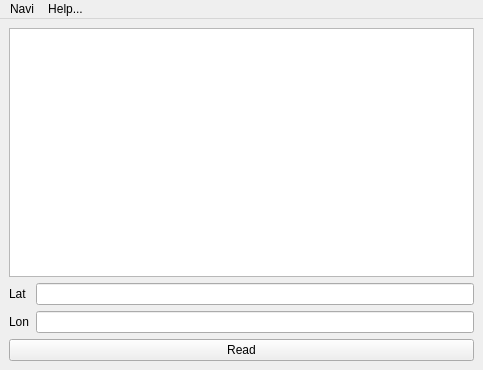
<?xml version="1.0" encoding="UTF-8"?>
<ui version="4.0">
 <class>NaviMain</class>
 <widget class="QMainWindow" name="NaviMain">
  <property name="geometry">
   <rect>
    <x>0</x>
    <y>0</y>
    <width>483</width>
    <height>370</height>
   </rect>
  </property>
  <property name="windowTitle">
   <string>Navi</string>
  </property>
  <property name="windowIcon">
   <iconset resource="../navi.qrc">
    <normaloff>:/navi.png</normaloff>:/navi.png</iconset>
  </property>
  <widget class="QWidget" name="centralwidget">
   <layout class="QGridLayout" name="gridLayout">
    <item row="0" column="0">
     <widget class="QTextBrowser" name="logDisplay"/>
    </item>
    <item row="1" column="0">
     <layout class="QFormLayout" name="formLayout">
      <item row="0" column="0">
       <widget class="QLabel" name="latLabel">
        <property name="text">
         <string>Lat</string>
        </property>
       </widget>
      </item>
      <item row="0" column="1">
       <widget class="QLineEdit" name="latEdit"/>
      </item>
      <item row="1" column="0">
       <widget class="QLabel" name="lonLabel">
        <property name="text">
         <string>Lon</string>
        </property>
       </widget>
      </item>
      <item row="1" column="1">
       <widget class="QLineEdit" name="lonEdit"/>
      </item>
     </layout>
    </item>
    <item row="2" column="0">
     <widget class="QPushButton" name="readButton">
      <property name="text">
       <string>Read</string>
      </property>
     </widget>
    </item>
   </layout>
  </widget>
  <widget class="QMenuBar" name="menubar">
   <property name="geometry">
    <rect>
     <x>0</x>
     <y>0</y>
     <width>483</width>
     <height>25</height>
    </rect>
   </property>
   <widget class="QMenu" name="menuAgenda">
    <property name="title">
     <string>Navi</string>
    </property>
    <addaction name="actionSettings"/>
    <addaction name="separator"/>
    <addaction name="actionRestart"/>
    <addaction name="actionQuit"/>
   </widget>
   <widget class="QMenu" name="menuHelp">
    <property name="title">
     <string>Help...</string>
    </property>
    <addaction name="actionAbout"/>
    <addaction name="actionLicense"/>
   </widget>
   <addaction name="menuAgenda"/>
   <addaction name="menuHelp"/>
  </widget>
  <action name="actionSettings">
   <property name="text">
    <string>Settings</string>
   </property>
  </action>
  <action name="actionQuit">
   <property name="text">
    <string>Quit</string>
   </property>
  </action>
  <action name="actionAbout">
   <property name="text">
    <string>About</string>
   </property>
  </action>
  <action name="actionNewItem">
   <property name="text">
    <string>New Item</string>
   </property>
  </action>
  <action name="actionClearOld">
   <property name="text">
    <string>Clear Old</string>
   </property>
  </action>
  <action name="actionRestart">
   <property name="text">
    <string>Restart</string>
   </property>
  </action>
  <action name="actionLicense">
   <property name="text">
    <string>License</string>
   </property>
  </action>
  <action name="actionRevive">
   <property name="text">
    <string>Revive Expired</string>
   </property>
  </action>
 </widget>
 <resources>
  <include location="../navi.qrc"/>
 </resources>
 <connections/>
</ui>
